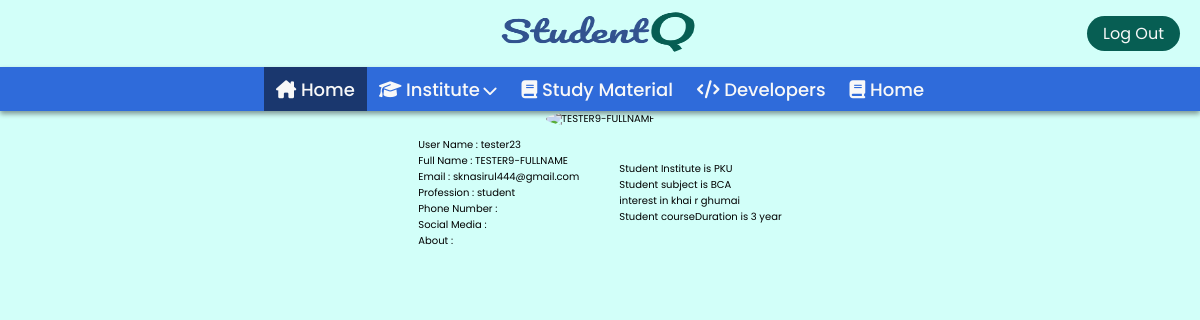
Screenshot of /profile/49/ (signed in) with the database file from the repository.
### Base/models.py (models this page shows, shortened)
class Profile(models.Model):
    user = models.OneToOneField(User, null=True,blank = True, on_delete=models.CASCADE)
    fullName = models.CharField(max_length = 200, null=True)
    email = models.EmailField(max_length =100, null=True)
    role = models.CharField(max_length= 50)
    phNo = models.CharField(max_length=20, null=True)
    socialId = models.CharField(max_length=200, null=True)
    desc =models.TextField(null = True)
    dp = models.ImageField(null = True, blank = True, default='bydefault.jpg', upload_to="media")

class Student(models.Model):
    student_userid  = models.CharField(max_length=200)
    institute = models.CharField(max_length=200, null=True)
    subject = models.CharField(max_length=200, null=True)
    name = models.CharField(max_length=200, null=True)
    interest = models.CharField(max_length=200, null=True)
    courseDuration = models.CharField(max_length=200, null=True)

### Base/views.py (the view)
# urls.py: path('profile/<str:id>/', views.profile, name='profile'),
@login_required(login_url='login')
def profile(request,id):
    context = {}
    if request.user.is_authenticated:
        profileUser = User.objects.get(id = id)
        print(profileUser.username)
        context['profileUser'] = profileUser
        dp = profileUser.profile.dp
        context['dp'] = dp
        print(dp)
        if profileUser.profile.role == 'student':
            student = Student.objects.get(student_userid  = id)
            context["student"] = student
        elif profileUser.profile.role == 'teacher':
            teacher = Teacher.objects.get(teacher_userid  = id)
            context["teacher"] = teacher
        if profileUser.profile.role == 'owner':
            owner = Owner.objects.get(mess_userid  = id)
            context["owner"] = owner
    return render(request, 'profile.html', context)

### Base/templates/profile.html (shortened to what this page needs)
{% extends 'main.html' %}
{% load static %}
{% block body %}
<div class="main">
    <div class="profile-pic"><img src="{{dp.url}}" alt="{{profileUser.profile.fullName | upper}}"></div>
    <div class="details-main">
        <div class="details-left box">
            <div>User Name : {{profileUser.username}} </div>
            <div>Full Name : {{profileUser.profile.fullName | upper}} </div>
            <div>Email : {{profileUser.profile.email}} </div>
            <div>Profession : {{profileUser.profile.role}} </div>
            <div>Phone Number : {{profileUser.profile.phNo}} </div>
            <div>Social Media : {{profileUser.profile.socialId}}
            </div>
            <div>About : {{profileUser.profile.desc}} </div>
        </div>
        <div class="details-right box">
            {% if profileUser.profile.role == 'teacher' %}
            Teacher Location is <span>{{ teacher.location|capfirst }}</span>
            <br />
            dptOfTeaching is <span>{{ teacher.dptOfTeaching|upper }}</span>
            <br />
            Teacher Location is <span>{{ teacher.qualification|upper }}</span>
            <br />
            {% elif profileUser.profile.role == 'student' %}
            Student Institute is <span>{{ student.institute|capfirst }}</span>
            <br />
            Student subject is <span>{{ student.subject|upper }}</span>
            <br />
            interest in <span>{{ student.interest }}</span>
            <br />
            Student courseDuration is <span>{{ student.courseDuration }}</span>
            <br />
            {% endif %}
        </div>
    </div>
</div>
{% endblock %}

### static/mStyle/main.css (style rules this page uses)
:root { --light-green-theme: #D2FFF9; --light-blue: #669CFF; --main-blue: #2F6BDA; --dark-blue: #1a376e; --light-dark-blue: #083891; --theme-clr: #075E53; --theme-clr-light: #178274; --hover-green: #094a42; --black: #000; --white: #fff; --drk-white: #f8f8f8; --light-gray: #d9d9d9; --placeholder-clr: #707070; --main-yellow: #FFE454; --font-primary: 'Poppins', sans-serif; --font-secondary: 'Righteous', cursive; }
*::placeholder { color: var(--placeholder-clr); }
*, *::before, *::after { margin: 0; padding: 0; box-sizing: border-box; scrollbar-width: thin; scrollbar-color: var(--theme-clr) var(--light-gray); }
html { font-size: 62.5%; overflow-x: hidden; }
body { min-height: 100vh; font-family: 'Poppins', sans-serif; overflow-x: hidden; background: var(--light-green-theme); }

### Base/templates/profile.html (style rules this page uses)
.main { display: flex; justify-content: center; align-items: center; flex-direction: column; }
.details-main { display: flex; justify-content: center; align-items: center; }
.box { margin: 10px 20px; }
img { width: 200px; height: 200px; border-radius: 50%; }

### rows the page displays
Student: institute "PKU", subject "BCA", interest "khai r ghumai", courseDuration "3 year"

### other values shown
{{ profileUser.username }} "tester23"
{{ profileUser.profile.fullName | upper }} "TESTER9-FULLNAME"
{{ profileUser.profile.email }} "sknasirul444@gmail.com"
{{ profileUser.profile.role }} "student"
